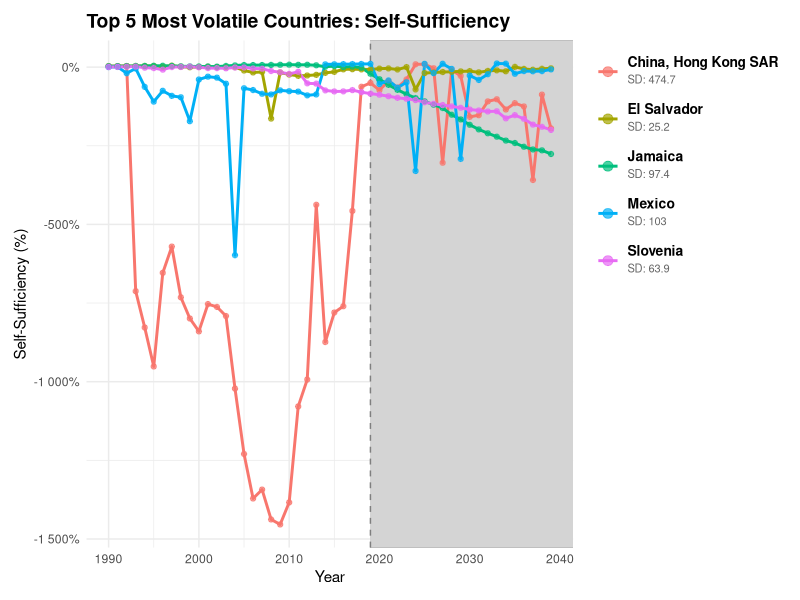

Write R code to recreate this figure.
library(dplyr)
library(ggplot2)
library(readr)
library(ggtext) 

# Load Data
df <- read.csv("THIS ONE WORKS.csv")

# Calculate Volatility
volatility_rank <- df %>%
  group_by(Country) %>%
  summarise(
    Volatility = sd(Percent_Own_Processed, na.rm = TRUE)
  ) %>%
  arrange(desc(Volatility)) %>%
  slice(1:5) # Pick Top 5

top_volatile_countries <- volatility_rank$Country

plot_data <- df %>%
  filter(Country %in% top_volatile_countries) %>%
  left_join(volatility_rank, by = "Country") %>%
  mutate(Label = paste0(
    "**", Country, "**<br>", 
    "<span style='font-size:8pt; color:#666666;'>SD: ", round(Volatility, 1), "</span>"
  ))

# Generate Plot with Side Legend
ggplot(plot_data, aes(x = Year, y = Percent_Own_Processed, color = Label)) +
  # Forecast Area Highlighting
  geom_rect(aes(xmin = 2019, xmax = Inf, ymin = -Inf, ymax = Inf),
            fill = "grey95", alpha = 0.01, color = NA) +
  geom_vline(xintercept = 2019, linetype = "dashed", color = "grey50") +
  
  # Lines & Points
  geom_line(size = 1) +
  geom_point(size = 1.5, alpha = 0.7) +
  
  # Formatting
  scale_y_continuous(labels = scales::percent_format(scale = 1)) +
  labs(
    title = "Top 5 Most Volatile Countries: Self-Sufficiency",
    y = "Self-Sufficiency (%)",
    x = "Year",
    color = NULL # No title needed for legend
  ) +
  theme_minimal() +
  theme(
    # --- PLACEMENT: RIGHT SIDE ---
    legend.position = "right", 
    legend.justification = "top", # Align legend to top right
    
    # --- TEXT STYLING ---
    legend.text = element_markdown(size = 10, lineheight = 1.2),
    legend.key.height = unit(1.2, "cm"), # Vertical breathing room for 2 lines of text
    
    plot.margin = margin(10, 10, 10, 10),
    plot.title = element_text(face = "bold", size = 14)
  ) +
  # Force legend into 1 column (vertical stack)
  guides(color = guide_legend(ncol = 1, override.aes = list(size = 3)))